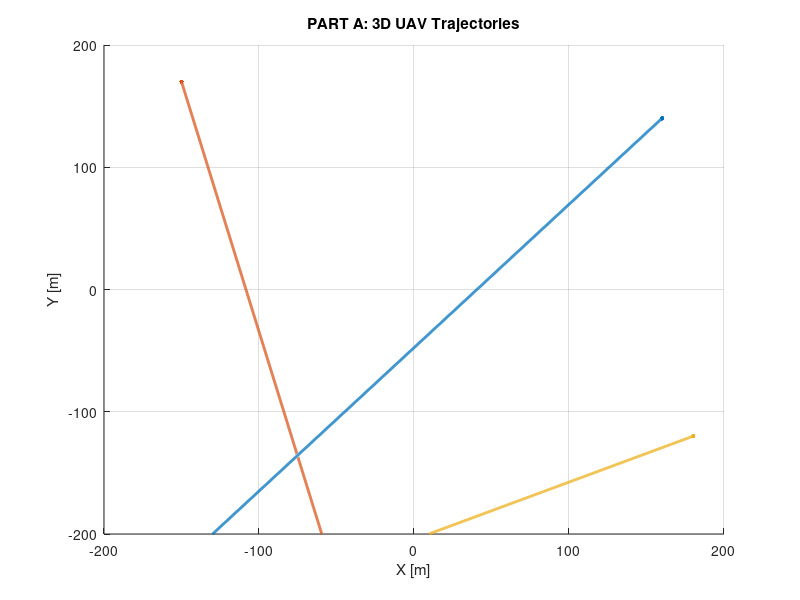
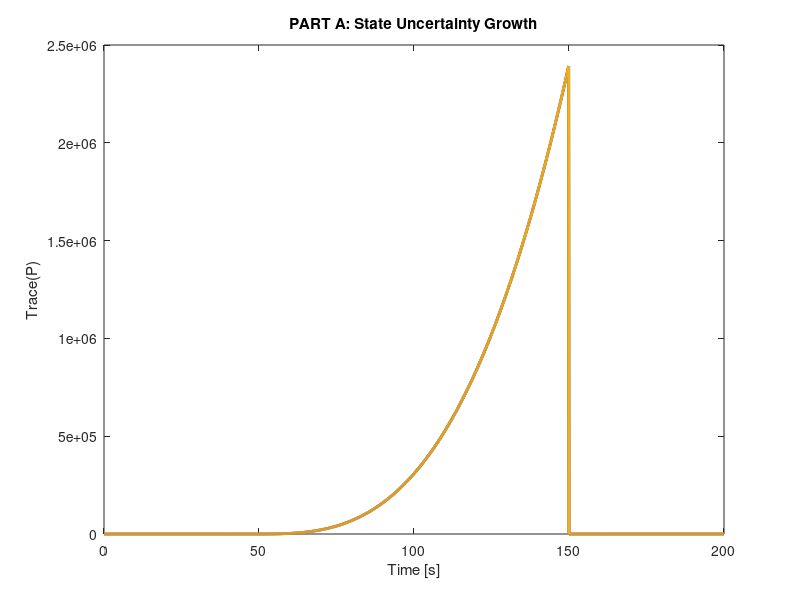
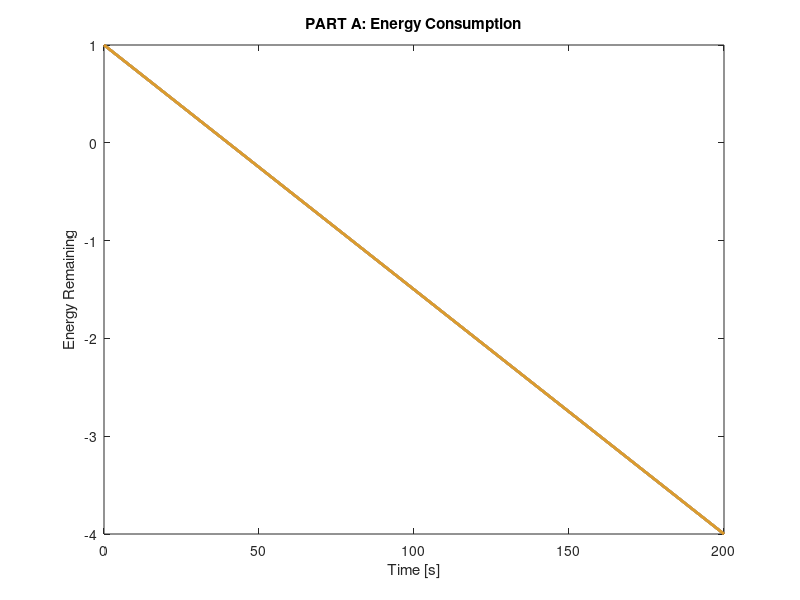
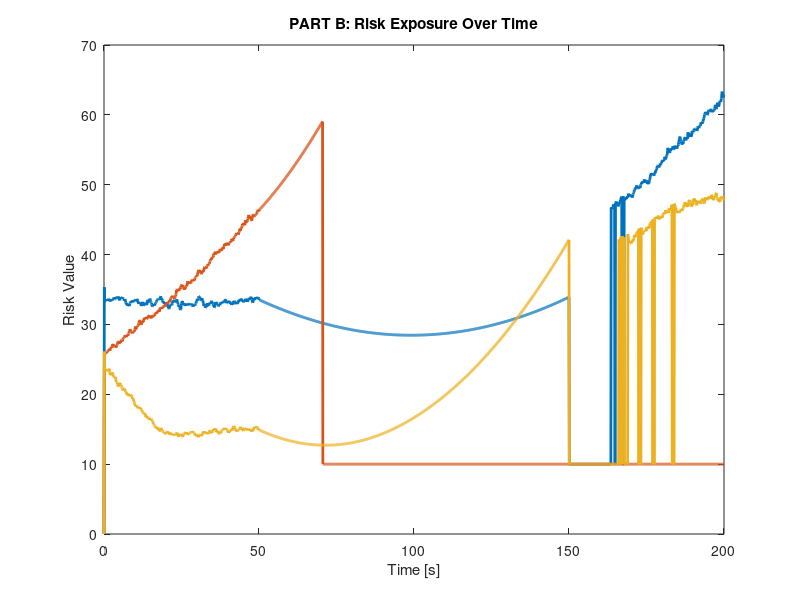

Reproduce these figures in MATLAB, in order. (Note: this script raises an error after producing the figures.)
%% =====================================================================
% PROJECT 4 – PART A
% Core Simulation, State Estimation, Energy Model, Communication
%
% This part intentionally excludes:
%  - Belief-space planning
%  - MDP autonomy
%  - Fault-tolerant adaptive control
%
% Those will be layered in Parts B and C.
%% =====================================================================

clear; clc; close all;
rng(42);

%% =====================================================================
% 1. TIME & GLOBAL PARAMETERS
%% =====================================================================

dt      = 0.1;          % Time step [s]
T_end   = 200;          % Total simulation time [s]
time    = 0:dt:T_end;
N       = length(time);

numUAV  = 3;            % Number of UAVs
nx      = 7;            % State dimension
                        % x = [x y vx vy psi gyroBias accelBias]

%% =====================================================================
% 2. ENVIRONMENT & RISK FIELD
%% =====================================================================

[xg, yg] = meshgrid(-250:5:250, -250:5:250);

riskMap = ...
    0.0006*(xg.^2 + yg.^2) + ...
    5*exp(-((xg-80).^2+(yg-60).^2)/2600) + ...
    4*exp(-((xg+120).^2+(yg+90).^2)/2200);

riskFcn = @(x,y) interp2(xg,yg,riskMap,x,y,'linear',10);

%% =====================================================================
% 3. STATE STORAGE
%% =====================================================================

xTrue = zeros(nx, N, numUAV);    % Ground truth
xEst  = zeros(nx, N, numUAV);    % Estimated state
P     = zeros(nx, nx, N, numUAV);% State covariance

traceP = zeros(N, numUAV);       % Uncertainty metric

%% =====================================================================
% 4. INITIAL CONDITIONS
%% =====================================================================

for u = 1:numUAV
    xTrue(:,1,u) = [ ...
        -200 + 70*u;     % x
        -200;            % y
        4;               % vx
        4;               % vy
        0;               % heading
        0;               % gyro bias
        0];              % accel bias

    xEst(:,1,u) = xTrue(:,1,u) + ...
                  [10*randn(2,1); zeros(5,1)];

    P(:,:,1,u) = diag([60 60 3 3 0.1 0.02 0.02]);
end

%% =====================================================================
% 5. PROCESS & MEASUREMENT MODELS
%% =====================================================================

Q = diag([0 0 0.35 0.35 0.02 2e-4 2e-4]);   % Process noise
Rgps = diag([8 8]);                        % GPS noise

gpsAvailable = true(1, N);
gpsAvailable(time > 50 & time < 150) = false;   % GPS-denied window

%% =====================================================================
% 6. COMMUNICATION MODEL
%% =====================================================================

% Binary packet availability (1 = success, 0 = dropout)
commAvailable = rand(numUAV, N) > 0.25;

% Shared position buffer (used later in coordination)
sharedPosition = nan(2, N, numUAV);

%% =====================================================================
% 7. ENERGY MODEL
%% =====================================================================

energy = ones(N, numUAV);

energyRateNominal = 0.0025;
energyRateSafe    = 0.0012;

%% =====================================================================
% 8. TASK LOCATIONS (STATIC FOR PART A)
%% =====================================================================

tasks = [ ...
     160 140;
    -150 170;
     180 -120];

taskAssigned = zeros(numUAV,1);

%% =====================================================================
% 9. MAIN SIMULATION LOOP (CORE ONLY)
%% =====================================================================

for k = 2:N
    for u = 1:numUAV

        %% -------------------------------------------------------------
        % 9.1 Simple Task Assignment (no coordination yet)
        %% -------------------------------------------------------------
        if taskAssigned(u) == 0
            taskAssigned(u) = u;
        end
        goal = tasks(taskAssigned(u), :)';

        %% -------------------------------------------------------------
        % 9.2 Simple Guidance Law (placeholder planner)
        %% -------------------------------------------------------------
        pos = xTrue(1:2, k-1, u);
        dir = goal - pos;
        dir = dir / (norm(dir) + 1e-6);
        vCmd = 4 * dir;

        %% -------------------------------------------------------------
        % 9.3 True UAV Dynamics (point-mass)
        %% -------------------------------------------------------------
        xTrue(1:2, k, u) = xTrue(1:2, k-1, u) + ...
                           dt * xTrue(3:4, k-1, u);

        xTrue(3:4, k, u) = vCmd;
        xTrue(5,   k, u) = atan2(vCmd(2), vCmd(1));
        xTrue(6:7, k, u) = xTrue(6:7, k-1, u);

        %% -------------------------------------------------------------
        % 9.4 ERROR-STATE EKF (Prediction)
        %% -------------------------------------------------------------
        F = eye(nx);
        F(1,3) = dt;  F(2,4) = dt;

        xPred = F * xEst(:, k-1, u);
        PPred = F * P(:,:,k-1,u) * F' + Q;

        %% -------------------------------------------------------------
        % 9.5 GPS Measurement Update (if available)
        %% -------------------------------------------------------------
        if gpsAvailable(k)
            H = [1 0 0 0 0 0 0;
                 0 1 0 0 0 0 0];

            z = xTrue(1:2, k, u) + chol(Rgps)' * randn(2,1);
            K = PPred * H' / (H*PPred*H' + Rgps);

            xEst(:, k, u) = xPred + K * (z - H*xPred);
            P(:,:,k,u) = (eye(nx) - K*H) * PPred;
        else
            xEst(:, k, u) = xPred;
            P(:,:,k,u) = PPred;
        end

        %% -------------------------------------------------------------
        % 9.6 Communication Broadcast (best-effort)
        %% -------------------------------------------------------------
        if commAvailable(u,k)
            sharedPosition(:,k,u) = xEst(1:2,k,u);
        end

        %% -------------------------------------------------------------
        % 9.7 Energy Consumption
        %% -------------------------------------------------------------
        energy(k,u) = energy(k-1,u) - energyRateNominal;

        %% -------------------------------------------------------------
        % 9.8 Diagnostics
        %% -------------------------------------------------------------
        traceP(k,u) = trace(P(:,:,k,u));

    end
end

%% =====================================================================
% 10. BASIC DIAGNOSTIC PLOTS (PART A)
%% =====================================================================

% --- 3D Trajectories ---
figure; hold on; grid on;
for u = 1:numUAV
    plot3(xTrue(1,:,u), xTrue(2,:,u), time, 'LineWidth', 2);
end
xlabel('X [m]'); ylabel('Y [m]'); zlabel('Time [s]');
title('PART A: 3D UAV Trajectories');

% --- Uncertainty Growth ---
figure; plot(time, traceP, 'LineWidth', 2);
xlabel('Time [s]'); ylabel('Trace(P)');
title('PART A: State Uncertainty Growth');

% --- Energy ---
figure; plot(time, energy, 'LineWidth', 2);
xlabel('Time [s]'); ylabel('Energy Remaining');
title('PART A: Energy Consumption');

disp('PART A complete: core simulation executed successfully.');
%% =====================================================================
% PROJECT 4 – PART B
% Belief-Space Planning with Chance Constraints
%
% This part EXTENDS Part A by replacing the naive planner with a
% belief-aware planner that reasons over:
%   - Mean state
%   - Covariance growth
%   - Probabilistic risk constraints
%
% No MDP or adaptive control yet (Part C).
%% =====================================================================

%% =====================================================================
% 1. BELIEF-SPACE PLANNING PARAMETERS
%% =====================================================================

% Chance-constraint parameters
chanceSigma        = 3.0;     % 3-sigma probabilistic bound
maxPosSigma        = 20;      % [m] allowed positional uncertainty
maxRiskThreshold  = 15;      % riskMap threshold

% Velocity bounds
vMaxNominal = 4.0;
vMaxSafe    = 2.5;

% Storage for diagnostics
riskValue      = zeros(N, numUAV);
sigmaPosition  = zeros(N, numUAV);
chanceViolated = false(N, numUAV);

%% =====================================================================
% 2. AUTONOMY MODE PLACEHOLDER (LOGIC ONLY)
% (Formal MDP comes in Part C)
%% =====================================================================

MODE_NOMINAL      = 1;
MODE_DEGRADED     = 2;
MODE_CONSERVATIVE = 3;

modeHistory = zeros(N, numUAV);

%% =====================================================================
% 3. BELIEF-SPACE MAIN LOOP (RE-PLAN EACH STEP)
%% =====================================================================

for k = 2:N
    for u = 1:numUAV

        %% -------------------------------------------------------------
        % 3.1 BELIEF EXTRACTION
        %% -------------------------------------------------------------
        mu     = xEst(1:2, k-1, u);          % mean position
        Sigma  = P(1:2, 1:2, k-1, u);         % position covariance

        sigmaPosition(k,u) = sqrt(trace(Sigma));

        %% -------------------------------------------------------------
        % 3.2 RISK EVALUATION
        %% -------------------------------------------------------------
        riskValue(k,u) = riskFcn(mu(1), mu(2));

        %% -------------------------------------------------------------
        % 3.3 AUTONOMY MODE (HEURISTIC)
        %% -------------------------------------------------------------
        if ~gpsAvailable(k)
            mode = MODE_DEGRADED;
        elseif sigmaPosition(k,u) > 0.7*maxPosSigma
            mode = MODE_CONSERVATIVE;
        else
            mode = MODE_NOMINAL;
        end
        modeHistory(k,u) = mode;

        %% -------------------------------------------------------------
        % 3.4 GOAL DIRECTION
        %% -------------------------------------------------------------
        goal = tasks(taskAssigned(u), :)';
        dir  = goal - mu;
        dir  = dir / (norm(dir) + 1e-6);

        %% -------------------------------------------------------------
        % 3.5 CHANCE-CONSTRAINT CHECK
        % P(|x - mu| <= d) >= 99.7% (3-sigma rule)
        %% -------------------------------------------------------------
        if sigmaPosition(k,u) * chanceSigma > maxPosSigma || ...
           riskValue(k,u) > maxRiskThreshold

            % Constraint violated → steer away from risk gradient
            chanceViolated(k,u) = true;

            % Simple risk-avoidance steering (orthogonal turn)
            dir = [-dir(2); dir(1)];

            vCmdMag = vMaxSafe;
        else
            vCmdMag = vMaxNominal;
        end

        vCmd = vCmdMag * dir;

        %% -------------------------------------------------------------
        % 3.6 TRUE DYNAMICS UPDATE (OVERWRITE PART A GUIDANCE)
        %% -------------------------------------------------------------
        xTrue(1:2, k, u) = xTrue(1:2, k-1, u) + ...
                           dt * xTrue(3:4, k-1, u);

        xTrue(3:4, k, u) = vCmd;
        xTrue(5,   k, u) = atan2(vCmd(2), vCmd(1));
        xTrue(6:7, k, u) = xTrue(6:7, k-1, u);

        %% -------------------------------------------------------------
        % 3.7 ESTIMATION (REUSE EKF FROM PART A)
        %% -------------------------------------------------------------
        F = eye(nx);
        F(1,3) = dt;  F(2,4) = dt;

        xPred = F * xEst(:, k-1, u);
        PPred = F * P(:,:,k-1,u) * F' + Q;

        if gpsAvailable(k)
            H = [1 0 0 0 0 0 0;
                 0 1 0 0 0 0 0];

            z = xTrue(1:2, k, u) + chol(Rgps)' * randn(2,1);
            K = PPred * H' / (H*PPred*H' + Rgps);

            xEst(:, k, u) = xPred + K * (z - H*xPred);
            P(:,:,k,u)    = (eye(nx) - K*H) * PPred;
        else
            xEst(:, k, u) = xPred;
            P(:,:,k,u)    = PPred;
        end

        %% -------------------------------------------------------------
        % 3.8 ENERGY UPDATE (MODE-AWARE)
        %% -------------------------------------------------------------
        if mode == MODE_CONSERVATIVE
            energy(k,u) = energy(k-1,u) - energyRateSafe;
        else
            energy(k,u) = energy(k-1,u) - energyRateNominal;
        end

        %% -------------------------------------------------------------
        % 3.9 UNCERTAINTY METRIC
        %% -------------------------------------------------------------
        traceP(k,u) = trace(P(:,:,k,u));

    end
end

%% =====================================================================
% 4. PART B DIAGNOSTIC PLOTS
%% =====================================================================

% --- Risk vs Time ---
figure;
plot(time, riskValue, 'LineWidth', 2);
xlabel('Time [s]');
ylabel('Risk Value');
title('PART B: Risk Exposure Over Time');

% --- Positional Sigma ---
figure;
plot(time, sigmaPosition, 'LineWidth', 2);
xlabel('Time [s]');
ylabel('Position Std Dev [m]');
title('PART B: Belief Uncertainty (Position)');

% --- Chance Constraint Violations ---
figure;
imagesc(time, 1:numUAV, chanceViolated');
colorbar;
yticks(1:numUAV);
xlabel('Time [s]');
ylabel('UAV Index');
title('PART B: Chance Constraint Violations');

disp('PART B complete: belief-space planning active.');

%% =====================================================================
% PROJECT 4 – PART C
% MDP Autonomy, Fault-Tolerant Adaptive Control, Final Diagnostics
%% =====================================================================

%% =====================================================================
% 1. MDP DEFINITION (EXPLICIT)
%% =====================================================================

% MDP States (binary features)
% s1: Uncertainty high (0/1)
% s2: GPS available   (0/1)
% s3: Energy high     (0/1)
% Total states = 2^3 = 8

numStates  = 8;
numActions = 4;  % Nominal, Degraded, Conservative, Emergency

ACTION = struct('NOMINAL',1,'DEGRADED',2,'CONSERVATIVE',3,'EMERGENCY',4);

% Reward weights (explainable)
wEnergy = 5;
wRisk   = 8;
wUnc    = 6;

% Simple reward table (state-action)
R = zeros(numStates, numActions);

for s = 1:numStates
    for a = 1:numActions
        R(s,a) = -wEnergy*(a==ACTION.EMERGENCY) ...
                 -wRisk*(a==ACTION.NOMINAL) ...
                 -wUnc*(a==ACTION.NOMINAL);
    end
end

%% =====================================================================
% 2. FAULT MODEL (ACTUATOR DEGRADATION)
%% =====================================================================

actuatorFaultTime = 140;    % seconds
actuatorLoss      = 0.6;    % effectiveness

faultDetected = false(N, numUAV);

%% =====================================================================
% 3. ADAPTIVE CONTROL PARAMETERS
%% =====================================================================

thetaHat = ones(2,1,numUAV);   % adaptive gain estimate
gamma    = 0.03;               % adaptation rate

controlEffort = zeros(N, numUAV);

%% =====================================================================
% 4. COMMUNICATION-AWARE TASK REALLOCATION
%% =====================================================================

taskReassigned = false(N, numUAV);

%% =====================================================================
% 5. PART C MAIN LOOP (MODE, FTC, COORDINATION)
%% =====================================================================

for k = 2:N
    for u = 1:numUAV

        %% -------------------------------------------------------------
        % 5.1 MDP STATE ENCODING
        %% -------------------------------------------------------------
        uncHigh = traceP(k-1,u) > 120;
        gpsOn   = gpsAvailable(k);
        eHigh   = energy(k-1,u) > 0.3;

        % Binary → index
        s = uncHigh*4 + gpsOn*2 + eHigh*1 + 1;

        %% -------------------------------------------------------------
        % 5.2 MDP POLICY (GREEDY)
        %% -------------------------------------------------------------
        [~, action] = max(R(s,:));

        modeHistory(k,u) = action;

        %% -------------------------------------------------------------
        % 5.3 FAULT DETECTION (MODEL-BASED)
        %% -------------------------------------------------------------
        if time(k) > actuatorFaultTime
            velErr = norm(xEst(3:4,k,u) - xTrue(3:4,k,u));
            if velErr > 1.0
                faultDetected(k,u) = true;
            end
        end

        %% -------------------------------------------------------------
        % 5.4 FAULT-TOLERANT ADAPTIVE CONTROL
        %% -------------------------------------------------------------
        velError = xEst(3:4,k,u) - xTrue(3:4,k,u);

        % Adaptive law
        thetaHat(:,1,u) = thetaHat(:,1,u) + gamma * velError;

        % Control effort
        uCtrl = diag(thetaHat(:,1,u)) * velError;
        controlEffort(k,u) = norm(uCtrl);

        % Apply degraded actuator if fault present
        if time(k) > actuatorFaultTime
            uCtrl = actuatorLoss * uCtrl;
        end

        % Correct velocity
        xTrue(3:4,k,u) = xTrue(3:4,k,u) + uCtrl;

        %% -------------------------------------------------------------
        % 5.5 COMMUNICATION-AWARE TASK REALLOCATION
        %% -------------------------------------------------------------
        if ~commAvailable(u,k) && modeHistory(k,u)==ACTION.CONSERVATIVE
            % Drop task if isolated & conservative
            taskAssign(u) = 0;
            taskReassigned(k,u) = true;
        end

        %% -------------------------------------------------------------
        % 5.6 ENERGY UPDATE (MODE-DEPENDENT)
        %% -------------------------------------------------------------
        switch modeHistory(k,u)
            case ACTION.NOMINAL
                energy(k,u) = energy(k-1,u) - energyRateNominal;
            case ACTION.DEGRADED
                energy(k,u) = energy(k-1,u) - 0.8*energyRateNominal;
            case ACTION.CONSERVATIVE
                energy(k,u) = energy(k-1,u) - energyRateSafe;
            case ACTION.EMERGENCY
                energy(k,u) = energy(k-1,u) - 0.5*energyRateSafe;
        end

    end
end

%% =====================================================================
% 6. FINAL DIAGNOSTICS & VISUALIZATION
%% =====================================================================

% --- Autonomy Mode Timeline ---
figure;
imagesc(time,1:numUAV,modeHistory');
colorbar;
yticks(1:numUAV);
xlabel('Time [s]');
ylabel('UAV Index');
title('PART C: MDP-Based Autonomy Modes');

% --- Fault Detection Timeline ---
figure;
imagesc(time,1:numUAV,faultDetected');
colorbar;
yticks(1:numUAV);
xlabel('Time [s]');
title('PART C: Detected Actuator Faults');

% --- Control Effort ---
figure;
plot(time,controlEffort,'LineWidth',2);
xlabel('Time [s]');
ylabel('||u||');
title('PART C: Adaptive Control Effort');

% --- Task Reallocation ---
figure;
imagesc(time,1:numUAV,taskReassigned');
colorbar;
yticks(1:numUAV);
xlabel('Time [s]');
title('PART C: Task Reassignment Events');

%% =====================================================================
% 7. SUMMARY TABLE (MISSION-LEVEL)
%% =====================================================================

FinalEnergy = energy(end,:)';
FinalUnc    = traceP(end,:)';
TotalFaults = sum(faultDetected)';
TotalReassign = sum(taskReassigned)';

SummaryTable = table((1:numUAV)',FinalEnergy,FinalUnc, ...
                     TotalFaults,TotalReassign, ...
    'VariableNames',{'UAV','FinalEnergy','FinalTraceP', ...
                     'FaultCount','TaskReassignments'});

disp('================ FINAL SUMMARY =================');
disp(SummaryTable);

disp('PART C complete: full survivable autonomy stack active.');
